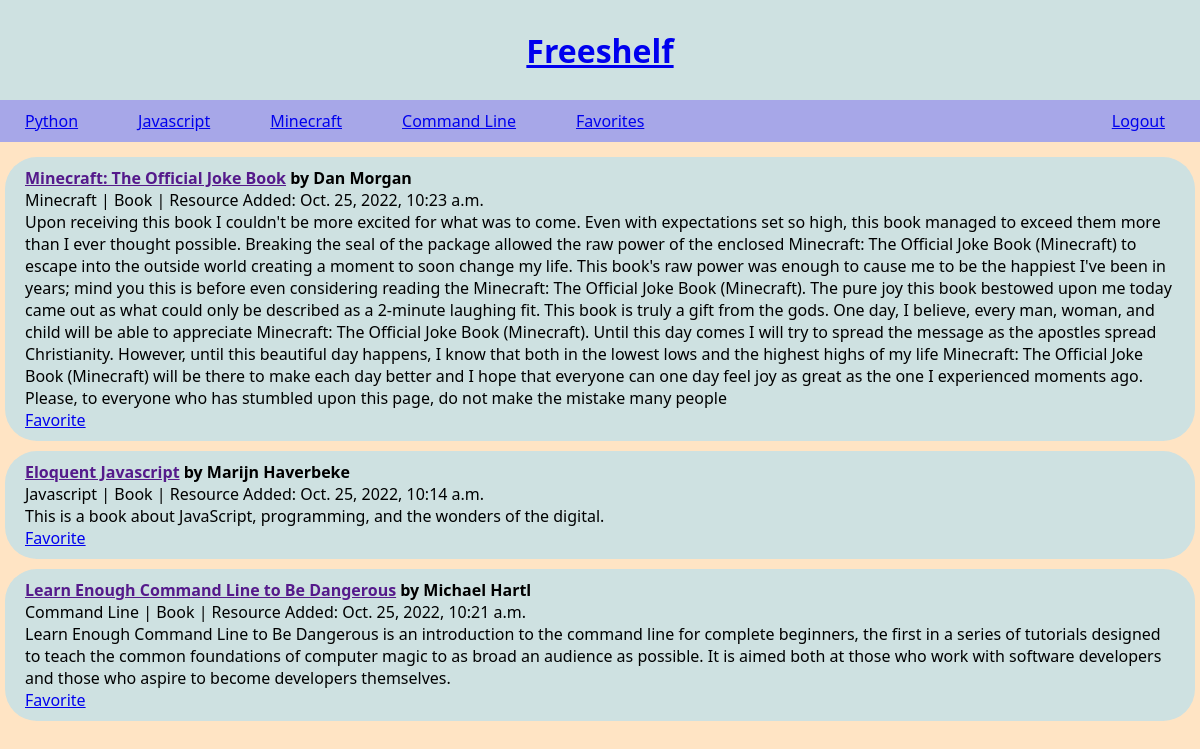
The page /favorite (signed in) on the database its author committed.
### freeshelf/models.py (models this page shows, shortened)
class Topic(models.Model):
    title = models.CharField(max_length=100)
    slug = models.SlugField(null=True)
    def __str__(self):
        return f"{self.title}"

class Favorite(models.Model):
    resource = models.ForeignKey('Resource', on_delete=models.CASCADE, related_name='favorites')
    user = models.ForeignKey('User', on_delete=models.CASCADE, blank=True, null=True, related_name='favorites')
    created_at = models.DateTimeField(auto_now_add=True)

class Resource(models.Model):
    title = models.CharField(max_length=200)
    author = models.CharField(max_length=200, default='Anonymous')
    topic = models.ForeignKey('Topic', on_delete=models.CASCADE, blank=True, null=True, related_name='resources')
    mediatype = models.ForeignKey('Mediatype', on_delete=models.CASCADE, blank=True, null=True)
    user = models.ForeignKey('User', on_delete=models.CASCADE, blank=True, null=True)
    description = models.TextField(max_length=1300)
    url = models.CharField(max_length=200)
    created_at = models.DateTimeField(auto_now_add=True)
    updated_at = models.DateTimeField(auto_now=True)

class Mediatype(models.Model):
    mediatype = models.CharField(max_length=50)
    def __str__(self):
        return f"{self.mediatype}"

### freeshelf/views.py (the view)
# urls.py: path('favorite', views.favorite_page, name='favorite_page'),
def favorite_page(request):
    favorited = Favorite.objects.filter(user = request.user).order_by('-created_at')
    topics = Topic.objects.all()
    return render(request, 'freeshelf/favorite_detail.html', {'favorited':favorited,'topics':topics})

### templates/freeshelf/favorite_detail.html
{% extends 'base.html' %}
{% block content %}
<header>
    <div class="linkcont">
        {% for topic in topics %}
            <p class="links"><a href="{% url 'topic_detail' slug=topic.slug %}">{{ topic }}</a></p>
        {% endfor %}
        <p class="links"><a href="{% url 'favorite_page' %}">Favorites</a></p>
    </div>
    <p class="links"><a href="{% url 'logout' %}">Logout</a></p>
</header>
<div class="container">
    {% for favorite in favorited %}
    <div class="resource">
        <h4><a href="{{ resource.url }}">{{ favorite.resource.title }}</a> by  {{ favorite.resource.author}}</h4>
        <p>{{ favorite.resource.topic }} | {{ favorite.resource.mediatype }} | Resource Added: {{ favorite.resource.created_at }}</p>
        <p>{{ favorite.resource.description }}</p>
        <div>
            <a href="{% url 'favorite' res_pk=favorite.resource.pk %}">Favorite</a>
        </div>
    </div>
    {% endfor %}
</div>
{% endblock %}

### static/css/style.css (style rules this page uses)
* { margin: 0px; }
.container { display:flex; flex-flow: column; margin-top: 10px }
.resource { display:flex; background-color: rgb(206, 225, 225); flex-flow: column; margin: 5px; border-radius: 2em; padding: 10px 20px 10px 20px; }
header { display:flex; flex-flow: row; justify-content: space-between; background-color: rgb(167, 167, 232); }
.linkcont { display:flex; }
.links { display:flex; flex-flow: row; margin-right: 10px; padding: 10px 25px; }
body { background-color: bisque; font-family: 'Segoe UI', Tahoma, Geneva, Verdana, sans-serif; margin:0px; }

### rows shown on the page
Topic: title "Python"
Topic: title "Javascript"
Topic: title "Minecraft"
Topic: title "Command Line"
Favorite: resource "Minecraft: The Official Joke Book", resource.author "Dan Morgan", resource.topic "Minecraft", resource.mediatype "Book", resource.created_at "Oct. 25, 2022, 10:23 a.m.", resource.description "Upon receiving this book I couldn't be more excited for what was to come. Even with expectations set so high, this book managed to exceed them more than I ever thought possible. Breaking the seal of the package allowed the raw power of the enclosed Minecraft: The Official Joke Book (Minecraft) to escape into the outside world creating a moment to soon change my life. This book's raw power was enough to cause me to be the happiest I've been in years; mind you this is before even considering reading the Minecraft: The Official Joke Book (Minecraft). The pure joy this book bestowed upon me today came out as what could only be described as a 2-minute laughing fit. This book is truly a gift from…"
Favorite: resource "Eloquent Javascript", resource.author "Marijn Haverbeke", resource.topic "Javascript", resource.mediatype "Book", resource.created_at "Oct. 25, 2022, 10:14 a.m.", resource.description "This is a book about JavaScript, programming, and the wonders of the digital."
Favorite: resource "Learn Enough Command Line to Be Dangerous", resource.author "Michael Hartl", resource.topic "Command Line", resource.mediatype "Book", resource.created_at "Oct. 25, 2022, 10:21 a.m.", resource.description "Learn Enough Command Line to Be Dangerous is an introduction to the command line for complete beginners, the first in a series of tutorials designed to teach the common foundations of computer magic to as broad an audience as possible. It is aimed both at those who work with software developers and those who aspire to become developers themselves."
